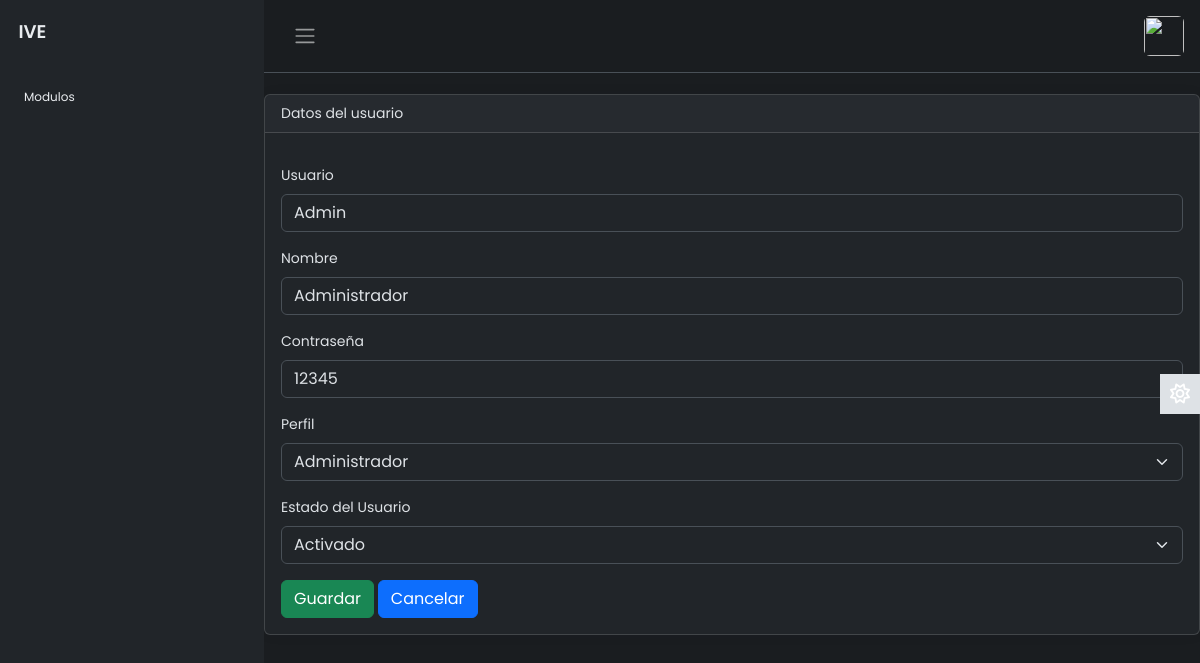
/modulos/usuarios/EditarUsuario.php?txtID=38 (signed in), run on the app's committed database.
### tables this page shows
CREATE TABLE `usuarios` (
  `idusuario` int(11) NOT NULL,
  `usuario` varchar(30) NOT NULL,
  `password` varchar(30) NOT NULL,
  `nombre` varchar(100) NOT NULL,
  `lactivo` int(11) NOT NULL,
  `idPerfil` int(11) DEFAULT NULL
);

### modulos/usuarios/EditarUsuario.php (the view, shortened to what this page needs)
<?php
require("../../config/dbcontext.php");
if (isset($_GET['txtID'])) {
    $txtID = (isset($_GET['txtID'])) ? $_GET['txtID'] : "";
    $query = $link->prepare("SELECT * FROM usuarios where IDUsuario = ?");
    $query->bind_param("s", $txtID);
    $query->execute();
    $result = $query->get_result();
    if ($registro = $result->fetch_assoc()) {
        $usuario = $registro["usuario"];
        $nombre = $registro["nombre"];
        $password = $registro["password"];
    } else {
        echo ("NO SE ENCONTRARON REGISTROS");
    }
}
?>
<?php include("../../layout/top.php") ?>
<br>
<div class="card">
    <div class="card-header">
        Datos del usuario
    </div>
    <div class="card-body">
        <form action="" method="post" id="formEditarUsuario">
            <div class="mb-3">
                <label for="usuario" class="form-label">Usuario</label>
                <input type="text" value="<?php echo $usuario; ?>" class="form-control" name="usuario" id="usuario" aria-describedby="helpId" placeholder="Primera palabra y apellido completo">
            </div>
            <div class="mb-3">
                <label for="nombre" class="form-label">Nombre</label>
                <input type="text" value="<?php echo $nombre; ?>" class="form-control" name="nombre" id="nombre" aria-describedby="helpId" placeholder="Nombre">
            </div>
            <div class="mb-3">
                <label for="password" class="form-label">Contraseña</label>
                <input type="text" value="<?php echo  $password; ?>" class="form-control" name="password" id="password" aria-describedby="helpId" placeholder="Contraseña">
            </div>
            <?php include("SelectPerfiles.php") ?>
            <div class="mb-3">
                <label for="status" class="form-label">Estado del Usuario</label>
                <select aria-valuemax="" class="form-select form-select" name="status" id="status">
                    <option value="1" <?php echo ($registro["lactivo"] == 1) ? 'selected' : ''; ?>>Activado</option>
                </select>
            </div>
            <button type="submit" class="btn btn-success">Guardar</button>
            <a name="" id="" class="btn btn-primary" href="index.php" role="button">Cancelar</a>
        </form>
    </div>
</div>
<?php include("../../layout/foot.php"); ?>

### layout/style.css (style rules this page uses)
body { font-family: 'Poppins', sans-serif; font-size: 0.875rem; opacity: 1; overflow-y: scroll; margin: 0; }
a { cursor: pointer; text-decoration: none; font-family: 'Poppins', sans-serif; }
.card { box-shadow: 0 0 .875rem 0 rgba(34, 46, 60, .05); margin-bottom: 24px; }

### data on the page
usuarios: usuario "Admin", nombre "Administrador", password "12345", status "Activado"

### other printed values
form field idPerfil "Administrador"
